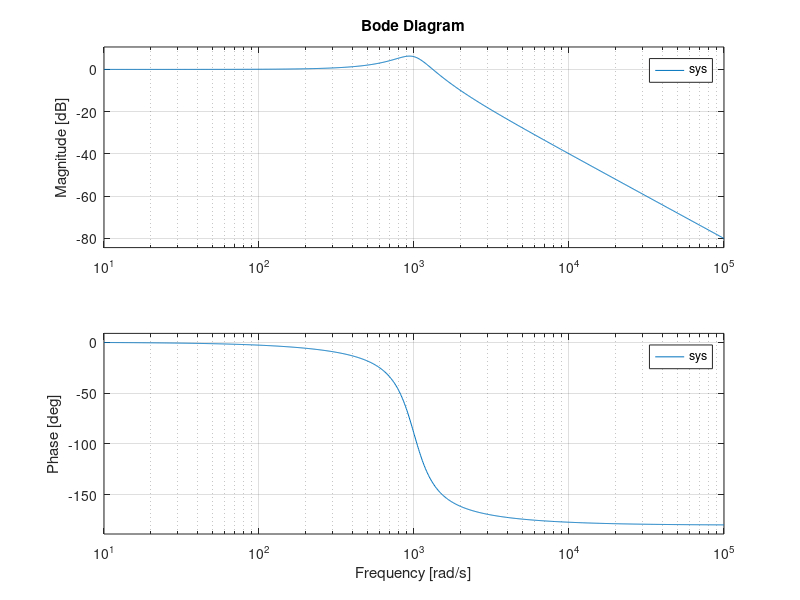
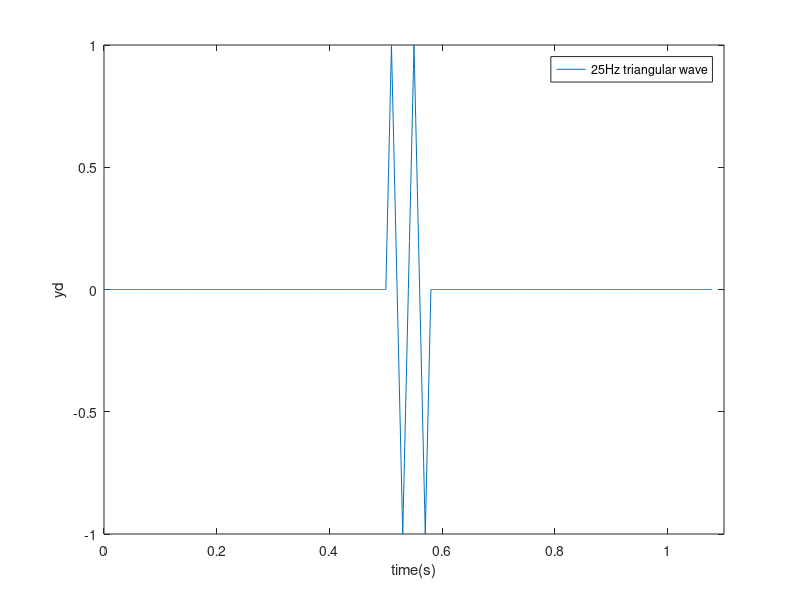

Write the MATLAB code that produced these figures, in order. (Note: this script raises an error after producing the figures.)
% this code show how to use optimal inverse for tracking triangular wave
%
% Szu-Chi Tien Apr. 30, 2008
%
close all;
clear all;

%====================================================
% assume we get a system model, sys,  from experiment
sys=tf([1000000],[1 500 1000000]);
figure(1)
bode(sys)

%===================================================





%==================================================
% set desired trajectory
fs = 1000;   %1Khz sampling
dt=1/fs;
t = 0:dt:0.1-dt;
y_temp = sawtooth(2*pi*25*t, 0.5); % 25Hz triangular wave 
y_temp=y_temp(11:90);
t=0:dt:1.1-dt;
yd=[zeros(1,500), y_temp,zeros(1,500)];
t=0:dt:(length(yd)-1)*dt;
figure(2)
plot(t, yd); axis([ 0 1.1 -1 1]);
xlabel('time(s)')
ylabel('yd')
legend('25Hz triangular wave')
%=================================================



%==================================================================
%	Set optimal inversion weightings for states and frequency
scale_q = 1;    % increase to improve tracking precision 
scale_r = 1;    % increase to reduce the magnitude of inputs

omega     = [0    25   50     55   80    100   125  130    200  ]*2*pi;
q1  =       [1    1     1     0     0      0     0    0      0  ]*scale_q;
r1  =       [0    0     0     1     1      1     1    1      1  ]*scale_r;


q2  =       [1    1     1     1     1      1     1    0      0  ]*scale_q;
r2  =       [0    0     0     0     0      0     0    1      1  ]*scale_r;
%========================================================================




%========================================================================
% find the optimal input and optimal output
[Z, P, K]=zpkdata(sys,'v');
[uopt1, yopt1]=optinv_s_tf(K*poly(Z), poly(P),r1,q1,omega,yd,t);  % tracking up to 80Hz
[uopt2, yopt2]=optinv_s_tf(K*poly(Z), poly(P),r2,q2,omega,yd, t); % tracking up to 130Hz

figure(3)
subplot(2,1,1)
plot(omega/2/pi, q1, omega/2/pi, r1)
xlabel('frequency (Hz)')
ylabel('Q and R')
legend('q1','r1')
title('Q and R setting for uopt1')
axis([0 200 -0.5 1.5]);

subplot(2,1,2)
plot(omega/2/pi, q2, omega/2/pi, r2)
xlabel('frequency (Hz)')
ylabel('Q and R')
legend('q2','r2')
title('Q and R setting for uopt2')
axis([0 200 -0.5 1.5]);


figure(4)
subplot(2,1,1)
plot(t, yd, t, yopt1, t, yopt2)
legend('yd', 'yopt1', 'yopt2');

subplot(2,1,2)
plot(t, uopt1, 'g', t, uopt2,'r')
legend('uopt1', 'uopt2');
xlabel('time(s)')